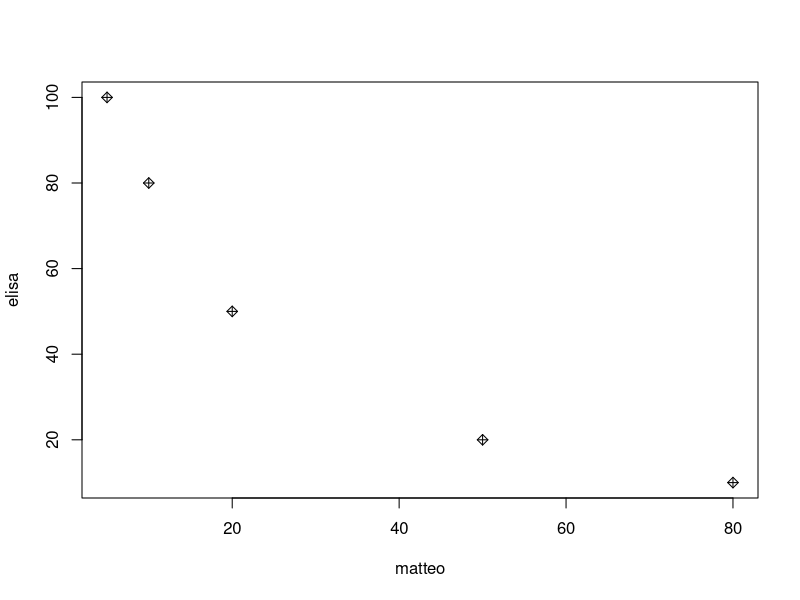

This figure's R source:
# Script for using R

# Operation
2+3
# an object

samuele <- 2+3
# another object
gemma <- 4+6

# different objects
samuele + gemma
samuele * gemma # instead of writing (2=3) * (4+6)
samuele ^ gemma

tma <- 3+4

tma + samuele + gemma # 20 + 5 + 10

# we are using the function c() 
matteo <- c(5, 10, 20, 50, 80) # an array is a set of elements: this is the array of mammal species

sum(5, 10)
sum (5, 10)

elisa <- c(100, 80, 50, 20, 10) # an array of human deaths due to a disease

# changing the point character
plot(matteo, elisa, pch=9)
